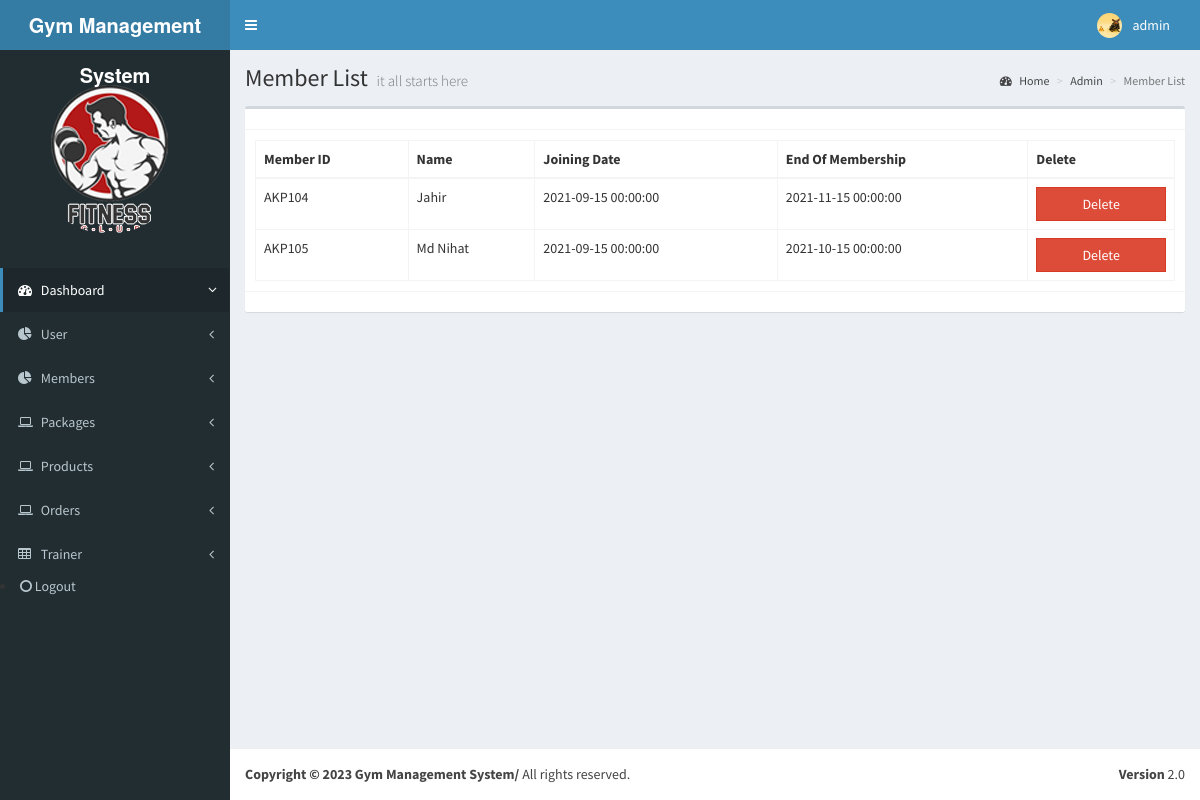
The page /admin/dashboard/member-list.php on the database its author committed.
### tables this page shows
CREATE TABLE `members` (
  `member_id` int(11) NOT NULL,
  `name` varchar(200) NOT NULL,
  `weight` float NOT NULL,
  `joining_date` datetime NOT NULL DEFAULT current_timestamp(),
  `end_of_membership` datetime NOT NULL,
  `membership_id` int(11) NOT NULL,
  `user_id` int(11) NOT NULL,
  `picture` varchar(100) NOT NULL
);

### admin/dashboard/member-list.php (the view, shortened to what this page needs)
<?php include('header.php');
 include('db_connection.php');
?>
  <body class="skin-blue">
    <div class="wrapper">
      <?php include('menu.php');?>
            <div class="content-wrapper" style="min-height: 1024px;">
                <section class="content-header">
                  <h1> Member List <small>it all starts here</small> </h1>
                  <ol class="breadcrumb">
                    <li><a href="#"><i class="fa fa-dashboard"></i> Home</a></li>
                    <li><a href="#">Admin</a></li>
                    <li class="active">Member List</li>
                  </ol>
                </section>
                <section class="content">
                  <div class="box">
                    <div class="box-header with-border">
                      </div>--><?php
   $sql = "SELECT * FROM members";
   $retval =$con->query($sql);
?>
                    </div>
                    <div class="box-body">
                        <table id="example" class="table table-bordered">
                            <thead>
                              <tr>
                                <th>Member ID</th>
                                <th>Name</th>
                                <th>Joining Date</th>
                                <th>End Of Membership</th>
                                <th>Delete</th>
                              </tr>
                            </thead>
                            <tbody>
                              <?php  while($row = mysqli_fetch_array($retval)) {  ?>
                              <tr>
                                <td>AKP10<?php echo $row['member_id'] ?></td>
                                <td><?php echo $row['name'] ?></td>
                                <td><?php echo$row['joining_date'] ?></td>
                                <td><?php echo$row['end_of_membership'] ?></td>
                                <td><a class="btn btn-block btn-danger btn-flat" onClick="return confirm('Delete This Member?')"  href="delete.php?member_id=<?php echo$row['user_id'] ?>">Delete</a></td>
                              <?php } ?>
                              </tr>
                            </tbody>
                          </table>
                     </div>
                    <div class="box-footer">  </div>
                  </div>
                </section>
              </div>
     <?php include('footer.php');?>

### admin/dashboard/menu.php (shortened to what this page needs)
<header class="main-header">
        <a href="dashboard.php" class="logo"><b>Gym Management System</b> </a>
        <nav class="navbar navbar-static-top" role="navigation">
          <a href="#" class="sidebar-toggle" data-toggle="offcanvas" role="button">
          </a>
          <div class="navbar-custom-menu">
            <ul class="nav navbar-nav">
           <?php
              require_once 'db.php';
               $sql = 'SELECT * FROM admin';
               $retval = mysqli_query($conn, $sql);
               ?>
              <li class="dropdown user user-menu">
                <a href="#" class="dropdown-toggle" data-toggle="dropdown">
                  <?php  while($row = mysqli_fetch_array($retval)) {  ?>
                  <img src="../images/<?php echo $row['admin_picture'] ?>" class="user-image" alt="User Image">
                  <span class="hidden-xs"><?php echo $row['admin_name'] ?></span>
                </a>
                  <?php } ?>
              </li>
            </ul>
          </div>
        </nav>
      </header><aside class="main-sidebar">
        <section class="sidebar" style="height: auto;">
           <img src="../dist/img/fitness-club-two.png" class="img-circle" alt="User Image" style="padding: 34px;">
          <ul class="sidebar-menu">
            <li class="active treeview">
              <a href="dashboard.php">
                <i class="fa fa-dashboard"></i> <span>Dashboard</span> <i class="fa fa-angle-left pull-right"></i>
              </a>
            </li>
            <li class="treeview">
              <a href="#">
                <i class="fa fa-pie-chart"></i>
                <span>User</span>
                <i class="fa fa-angle-left pull-right"></i>
              </a>
            </li>
            <li class="treeview">
              <a href="#">
                <i class="fa fa-pie-chart"></i>
                <span>Members</span>
                <i class="fa fa-angle-left pull-right"></i>
              </a>
            </li>
            <li class="treeview">
              <a href="#">
                <i class="fa fa-laptop"></i>
                <span>Packages</span>
                <i class="fa fa-angle-left pull-right"></i>
              </a>
            </li>
            <li class="treeview">
              <a href="#">
                <i class="fa fa-laptop"></i>
                <span>Products</span>
                <i class="fa fa-angle-left pull-right"></i>
              </a>
            </li>
            <li class="treeview">
              <a href="#">
                <i class="fa fa-laptop"></i>
                <span>Orders</span>
                <i class="fa fa-angle-left pull-right"></i>
              </a>
            </li>
            <li class="treeview">
              <a href="#">
                <i class="fa fa-table"></i> <span>Trainer</span>
                <i class="fa fa-angle-left pull-right"></i>
              </a>
          </ul>
          <li><a href="logout.php"><i class="fa fa-circle-o"></i> Logout</a></li>
        </section>
      </aside>

### rows shown on the page
members: member_id "4", name "Jahir", joining_date "2021-09-15 00:00:00", end_of_membership "2021-11-15 00:00:00"
members: member_id "5", name "Md Nihat", joining_date "2021-09-15 00:00:00", end_of_membership "2021-10-15 00:00:00"

### other values the page prints
$row['admin_name'] "admin"
